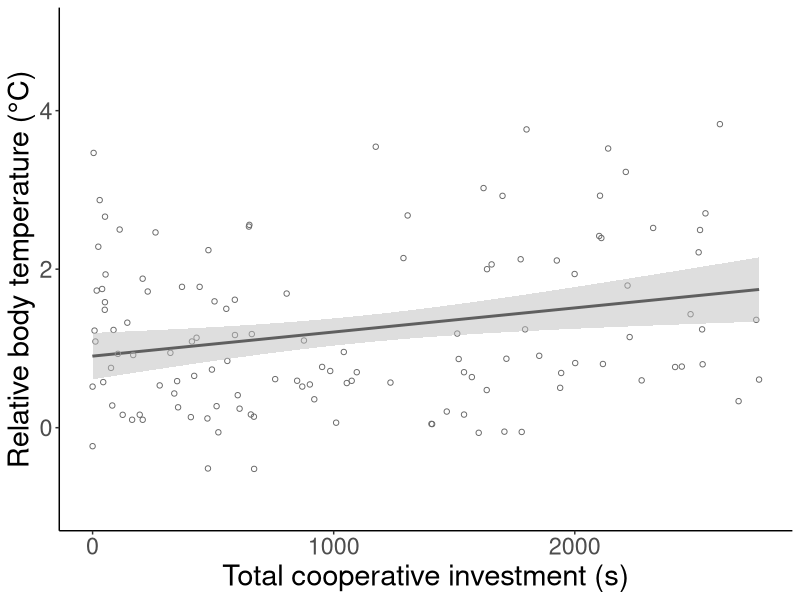
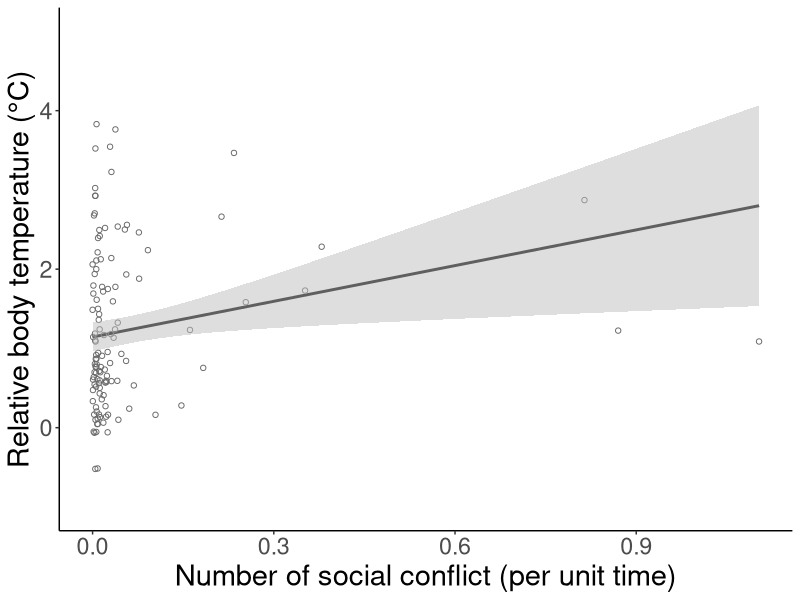
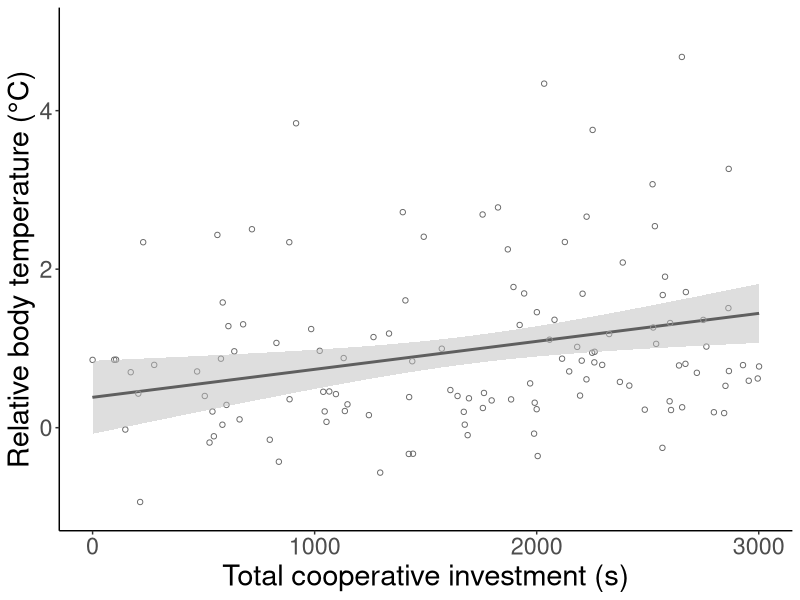
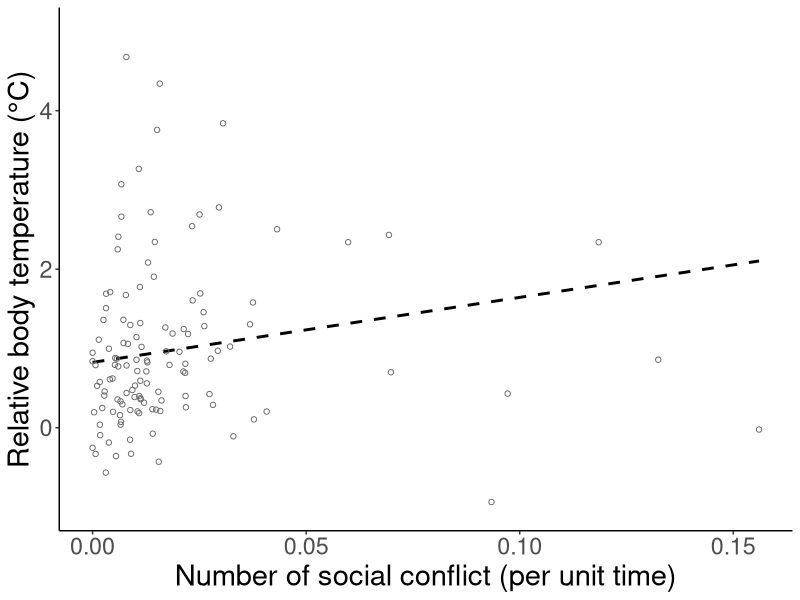

Write R code to recreate these figures, in order.
# --------------------------------------------------------------------
# 1. Load Required Libraries
# --------------------------------------------------------------------
library(magrittr)   # For piping functionality (e.g., %>%)
library(dplyr)      # For data manipulation and piping
library(ggplot2)    # For data visualization
# --------------------------------------------------------------------
# 2. Data Loading and Preparation
# --------------------------------------------------------------------

# Read time-series body temperature, behavior, and individual data
data_t <- read.csv("body_temp.csv")
data_b <- read.csv("behavior.csv")
data_i <- read.csv("individual.csv")

# --- Behavior Variable Construction ---

# Calculate total conflict time (sum of columns 42-46)
data_b$conflict <- apply(data_b[, 42:46], 1, sum)

# Calculate total cooperative investment time (sum of columns 52-56)
data_b$investment <- apply(data_b[, 52:56], 1, sum)

# Calculate Conflict/Investment ratio (Conflict Index)
data_b$conflict_invest <- data_b$conflict / data_b$investment
# Handle cases where investment is zero (resulting in NA)
data_b$conflict_invest[which(data_b$investment == 0)] <- NA

# --- Data Subsetting and Merging  ---

# Calculate mean temperature for the first half of the night
temp <- data_t %>% 
  group_by(nm) %>% 
  subset(Time_Relative_sf <= 5 * 3600) %>% 
  summarise(mean_temp = mean(Tb.Tc, na.rm = TRUE))

# Select only nm and treat from individual data for merging
data_i <- data_i[, c("nm", "treat")]

# Merge temperature, individual (treat), and behavior data
data1 <- merge(data_i, temp) %>% merge(., data_b[, c("nm", "conflict", "investment", "conflict_invest")])

# Split the merged dataset by treatment group (M6=Control, M7=Blowfly)
data1_m <- subset(data1, data1$treat == "maggot") # Blowfly group
data1_c <- subset(data1, data1$treat == "control") # Control group

# --------------------------------------------------------------------
# 3. Model Fitting (M6 & M7)
# M6/C1: Control Group Model
# M7/M1: Blowfly Group Model
# Response: mean_temp
# Predictors: investment (cooperation) + conflict_invest (conflict index)
# --------------------------------------------------------------------

# M6 (Control group model, used for Fig 4A, 4B)
c1 <- lm(mean_temp ~ investment + conflict_invest, data = data1_c)
summary(c1)

# M7 (Blowfly group model, used for Fig 4C, 4D)
m1 <- lm(mean_temp ~ investment + conflict_invest, data = data1_m)
summary(m1)

# --------------------------------------------------------------------
# 4. Visualization (Figure 4A - 4D)
# Plotting Partial Regression Effects
# --------------------------------------------------------------------

# --- Figure 4A: Control, Cooperation Effect (Predicting mean_temp from investment) ---

# Create prediction data frame: Vary 'investment' while holding 'conflict_invest' constant at its mean
xv_4A <- data.frame(
  investment = seq(min(data1_c$investment, na.rm = T), max(data1_c$investment, na.rm = T), length.out = 100),
  conflict_invest = mean(data1_c$conflict_invest, na.rm = TRUE)
)
# Get predicted values and 95% CI (fit +/- 1.96*SE)
yv_4A <- data.frame(predict(c1, xv_4A, type = "response", se.fit = TRUE), xv_4A) 
yv_4A$upper <- yv_4A$fit + 1.96 * yv_4A$se.fit
yv_4A$lower <- yv_4A$fit - 1.96 * yv_4A$se.fit

figure_4A <- ggplot(data = yv_4A, aes(x = investment, y = fit)) +
  geom_line(linewidth = 1) +
  geom_point(data = data1_c, aes(x = investment, y = mean_temp), shape = 1, colour = "dimgrey") + 
  geom_ribbon(aes(ymin = lower, ymax = upper), fill = "grey", alpha = 0.5) + 
  theme_classic() +
  theme(text = element_text(size = 21)) +
  labs(x = "Total cooperative investment (s)", y = "Relative body temperature (°C)") +
  coord_cartesian(ylim = c(-1, 5), expand = TRUE)

print(figure_4A)


# --- Figure 4B: Control, Conflict Index Effect (Predicting mean_temp from conflict_invest) ---

# Create prediction data frame: Vary 'conflict_invest' while holding 'investment' constant at its mean
xv_4B <- data.frame(
  investment = mean(data1_c$investment, na.rm = TRUE),
  conflict_invest = seq(min(data1_c$conflict_invest, na.rm = T), max(data1_c$conflict_invest, na.rm = T), length.out = 100)
)
# Get predicted values and 95% CI
yv_4B <- data.frame(predict(c1, xv_4B, type = "response", se.fit = TRUE), xv_4B) 
yv_4B$upper <- yv_4B$fit + 1.96 * yv_4B$se.fit
yv_4B$lower <- yv_4B$fit - 1.96 * yv_4B$se.fit

figure_4B <- ggplot(data = yv_4B, aes(x = conflict_invest, y = fit)) +
  geom_line(linewidth = 1) +
  geom_point(data = data1_c, aes(x = conflict_invest, y = mean_temp), shape = 1, colour = "dimgrey") + 
  geom_ribbon(aes(ymin = lower, ymax = upper), fill = "grey", alpha = 0.5) +
  theme_classic() +
  theme(text = element_text(size = 21)) +
  labs(x = "Number of social conflict (per unit time)", y = "Relative body temperature (°C)") + 
  coord_cartesian(ylim = c(-1, 5), expand = TRUE)

print(figure_4B)


# --- Figure 4C: Blowfly, Cooperation Effect (Predicting mean_temp from investment) ---

# Create prediction data frame: Vary 'investment' while holding 'conflict_invest' constant at its mean
xv_4C <- data.frame(
  investment = seq(min(data1_m$investment, na.rm = T), max(data1_m$investment, na.rm = T), length.out = 100),
  conflict_invest = mean(data1_m$conflict_invest, na.rm = TRUE)
)
# Get predicted values and 95% CI
yv_4C <- data.frame(predict(m1, xv_4C, type = "response", se.fit = TRUE), xv_4C) 
yv_4C$upper <- yv_4C$fit + 1.96 * yv_4C$se.fit
yv_4C$lower <- yv_4C$fit - 1.96 * yv_4C$se.fit

figure_4C <- ggplot(data = yv_4C, aes(x = investment, y = fit)) +
  geom_line(linewidth = 1) +
  geom_point(data = data1_m, aes(x = investment, y = mean_temp), shape = 1, colour = "dimgrey") + 
  geom_ribbon(aes(ymin = lower, ymax = upper), fill = "grey", alpha = 0.5) + 
  theme_classic() +
  theme(text = element_text(size = 21)) +
  labs(x = "Total cooperative investment (s)", y = "Relative body temperature (°C)") +
  coord_cartesian(ylim = c(-1, 5), expand = TRUE)

print(figure_4C)


# --- Figure 4D: Blowfly, Conflict Index Effect (Predicting mean_temp from conflict_invest) ---

# Create prediction data frame: Vary 'conflict_invest' while holding 'investment' constant at its mean
xv_4D <- data.frame(
  investment = mean(data1_m$investment, na.rm = TRUE),
  conflict_invest = seq(min(data1_m$conflict_invest, na.rm = T), max(data1_m$conflict_invest, na.rm = T), length.out = 100) 
)
# Get predicted values
yv_4D <- data.frame(predict(m1, xv_4D, type = "response", se.fit = TRUE), xv_4D) 

figure_4D <- ggplot(data = yv_4D, aes(x = conflict_invest, y = fit)) +
  geom_line(linewidth = 1,linetype = "dashed") +
  geom_point(data = data1_m, aes(x = conflict_invest, y = mean_temp), shape = 1, colour = "dimgrey") + 
  theme_classic() +
  theme(text = element_text(size = 21)) +
  labs(x = "Number of social conflict (per unit time)", y = "Relative body temperature (°C)") +
  coord_cartesian(ylim = c(-1, 5), expand = TRUE)

print(figure_4D)